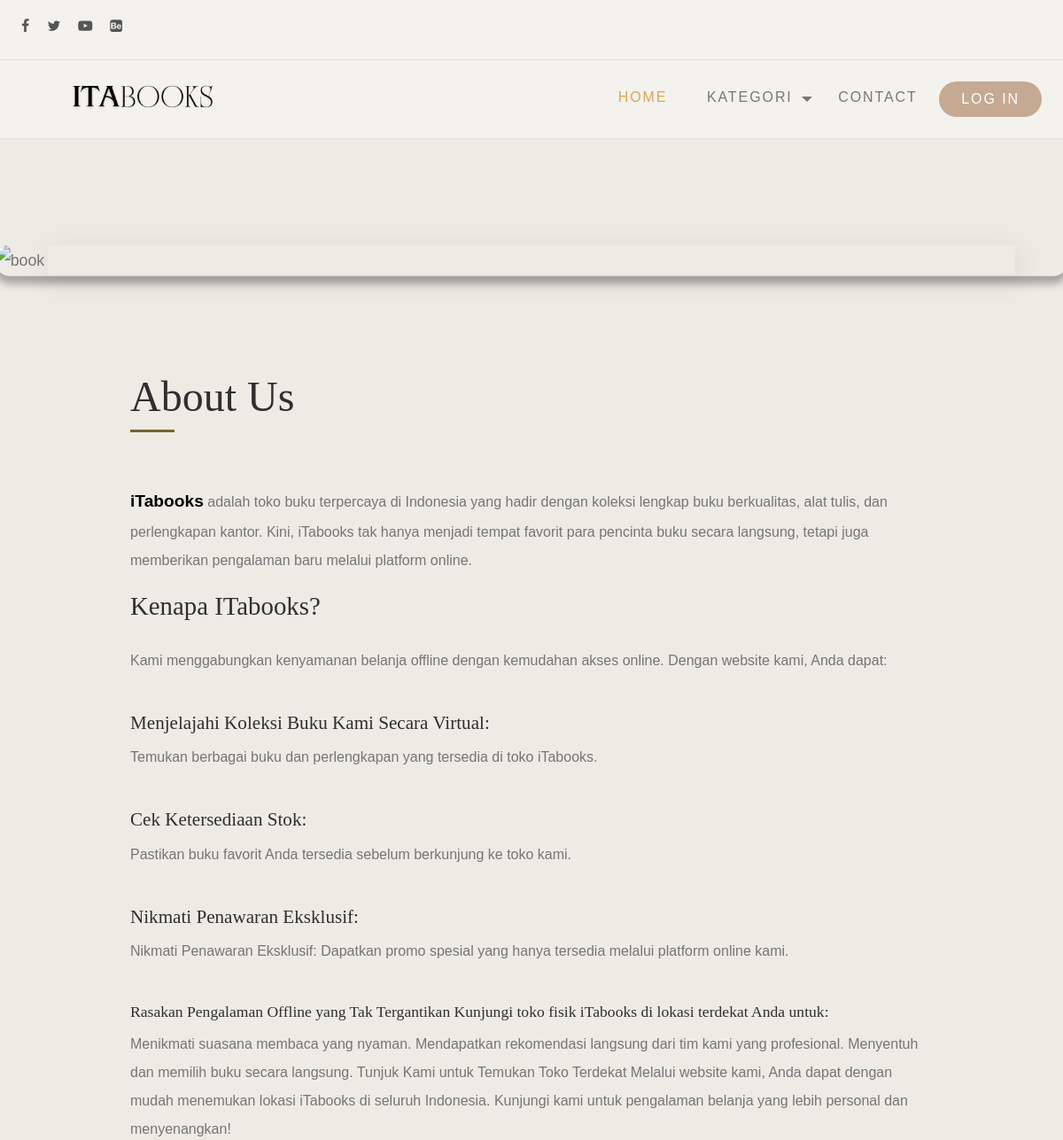
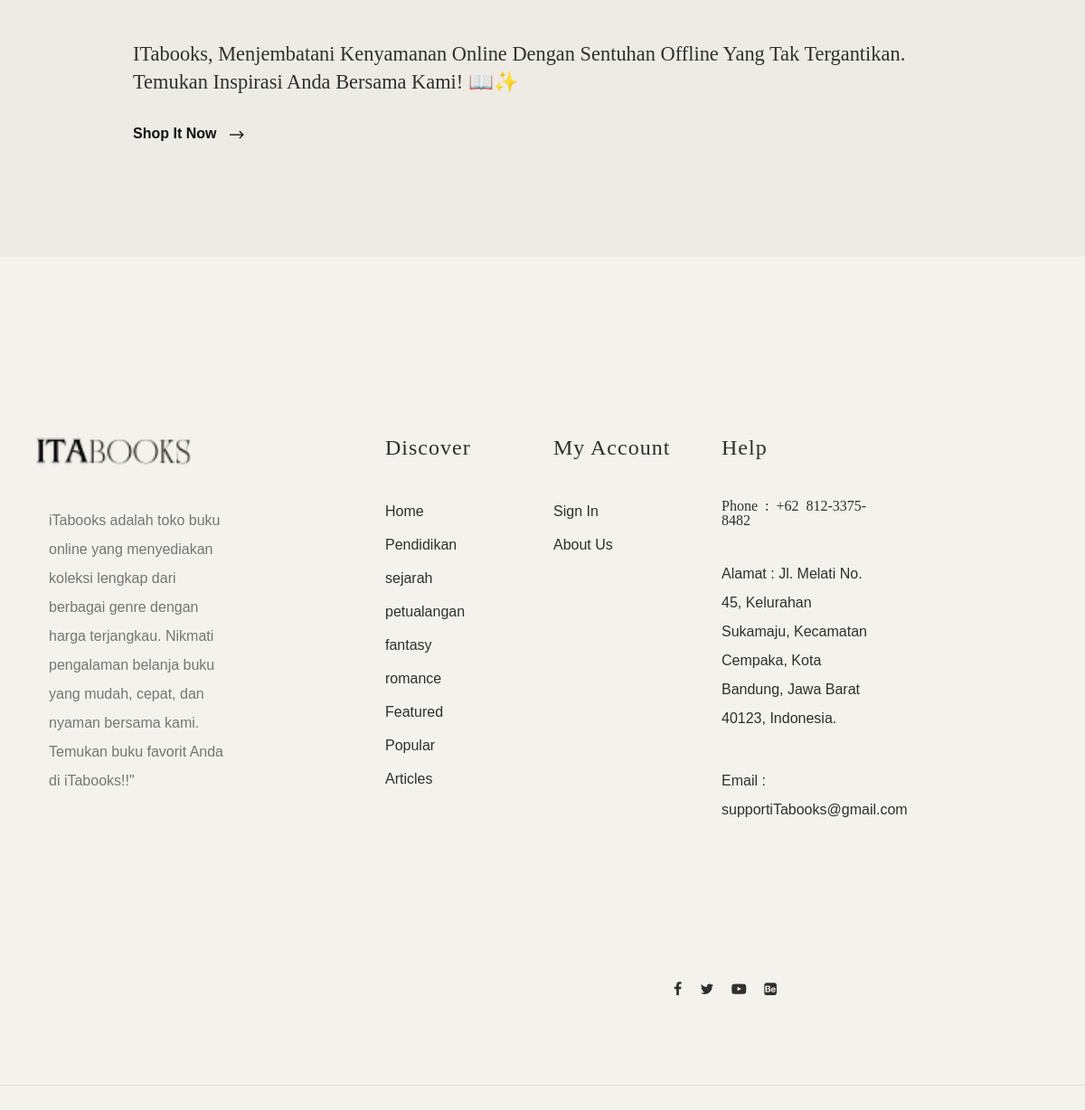
The page /index.php/home/about on the database its author committed (2 pictures, top to bottom).
### tables this page shows
CREATE TABLE `konfigurasi` (
  `id_konfigurasi` int(11) NOT NULL,
  `judul_website` varchar(200) NOT NULL,
  `profil_website` text NOT NULL,
  `instagram` varchar(100) NOT NULL,
  `facebook` varchar(100) NOT NULL,
  `email` varchar(100) NOT NULL,
  `alamat` varchar(150) NOT NULL,
  `no_wa` varchar(30) NOT NULL
);

CREATE TABLE `kategori` (
  `id_kategori` int(11) NOT NULL,
  `nama_kategori` varchar(200) NOT NULL
);

### application/controllers/home.php (called while the page is built, shortened)
<?php
class home extends CI_Controller {
    public function __construct(){
		$this->load->helper('form');
			$this->load->model('konten_model');
			$this->load->library('cart');
    }
	public function about()
	{
		$this->db->from('konfigurasi');
		$konfig = $this->db->get()->row();
		$this->db->from('kategori');
		$kategori = $this->db->get()->result_array();
		$this->db->from('berita a');
        $this->db->join('kategori b', 'a.id_kategori = b.id_kategori', "left");
        $this->db->order_by('tanggal', 'DESC');
        $berita = $this->db->get()->result_array();
		$this->db->from('populer a');
        $this->db->join('kategori b','a.id_kategori=b.id_kategori',"left");
        $this->db->order_by('tanggal','DESC');
        $populer = $this->db->get()->result_array();
		$this->db->from('konten a');
		$this->db->join('kategori b', 'a.id_kategori=b.id_kategori', "left");
		$this->db->join('user c', 'a.username=c.username', "left");
		$this->db->order_by('tanggal', 'DESC');
		$konten = $this->db->get()->result_array();
		$data = array(
			'judul' => "About Us | Nashwa",
			'konfig' => $konfig,
			'kategori' => $kategori,
			'konten' => $konten,
			'berita'=> $berita,
			'populer' => $populer,
		);
		$this->load->view('about', $data);
	}
}

### index.php (called while the page is built, shortened)
<?php
require_once BASEPATH.'core/CodeIgniter.php';

### application/views/about.php (the view, shortened to what this page needs)
<!DOCTYPE html>
<html lang="en">
<head>
	<link href="https://cdn.jsdelivr.net/npm/bootstrap@5.3.1/dist/css/bootstrap.min.css" rel="stylesheet"
>
	<link rel="stylesheet" type="text/css" href="<?= base_url('assets/front')?>/css/normalize.css">
	<link rel="stylesheet" type="text/css" href="<?= base_url('assets/front')?>/icomoon/icomoon.css">
	<link rel="stylesheet" type="text/css" href="<?= base_url('assets/front')?>/css/vendor.css">
	<link rel="stylesheet" type="text/css" href="<?= base_url('assets/front')?>/style.css">
</head>
<body data-bs-spy="scroll" data-bs-target="#header" tabindex="0">
	<div id="header-wrap">
		<div class="top-content">
			<div class="container-fluid">
				<div class="row">
					<div class="col-md-6">
						<div class="social-links">
							<ul>
								<li>
									<a href="#"><i class="icon icon-facebook"></i></a>
								</li>
								<li>
									<a href="#"><i class="icon icon-twitter"></i></a>
								</li>
								<li>
									<a href="#"><i class="icon icon-youtube-play"></i></a>
								</li>
								<li>
									<a href="#"><i class="icon icon-behance-square"></i></a>
								</li>
							</ul>
						</div>
					</div>
					<div class="col-md-6">
					</div>
				</div>
			</div>
		</div>
		<header id="header">
			<div class="container-fluid">
				<div class="row">
 					<div class="col-md-2">
						<div class="main-logo">
							<img src="<?= base_url('assets/front')?>/images/logoita.png" alt="logo" class="footer-logo " style="margin-left: 50px;">
						</div>
					</div>
					<div class="col-md-10">
						<nav id="navbar">
							<div class="main-menu stellarnav">
								<ul class="menu-list">
									<li class="menu-item active"><a href="<?= base_url('home')?>">Home</a></li>
									<li class="menu-item has-sub">
										<a href="#pages" class="nav-link">Kategori</a>
									</li>
									<li class="menu-item"><a href="#contact">Contact</a></li>
									<li class="menu-item"><a href="<?= base_url('auth')?>" class="btn btn-primary px-4 mt-1 text-white" style="border-radius: 25px">Log In</a></li>
								</ul>
							</div>
						</nav>
					</div>
				</div>
			</div>
		</header>
	</div>
	<section id="best-selling" class="leaf-pattern-overlay">
		<div class="container">
			<div class="row justify-content-center">
				<div class="col-md-12" style="width: 100%; height: auto;">
					<figure class="products-thumb" style="margin: 0; padding: 0;">
						<img src="<?= base_url('assets/front')?>/images/aboutUs.png"
							alt="book"
							class="single-image"
							style="width: 100%; height: auto; border-radius: 25px; box-shadow: 0 8px 8px rgba(0, 0, 0, 0.3); transition: transform 0.3s ease-in-out; transform: scale(1.11);">
					</figure>
					<br><br>
				</div>
						<div class="col-md-10">
							<div class="product-entry">
								<h2 class="section-title divider">About Us</h2>
								<div class="products-content">
									<div class="author-name"><big><b style="color: black;">iTabooks</b></big> adalah toko buku terpercaya di Indonesia yang hadir dengan koleksi lengkap buku berkualitas, alat tulis, dan perlengkapan kantor. Kini, iTabooks tak hanya menjadi tempat favorit para pencinta buku secara langsung, tetapi juga memberikan pengalaman baru melalui platform online.</div>
									<h3 class="item-title">Kenapa iTabooks?</h3>
									<p>Kami menggabungkan kenyamanan belanja offline dengan kemudahan akses online. Dengan website kami, Anda dapat:</p>
									<p>
										<blockquote>
											<big><h4>Menjelajahi Koleksi Buku Kami Secara Virtual:</h4></big>
											<p>Temukan berbagai buku dan perlengkapan yang tersedia di toko iTabooks.</p>
											<big><h4>Cek Ketersediaan Stok:</h4></big>
											<p>Pastikan buku favorit Anda tersedia sebelum berkunjung ke toko kami.</p>
											<big><h4> Nikmati Penawaran Eksklusif:</h4></big>
										    <p>Nikmati Penawaran Eksklusif: Dapatkan promo spesial yang hanya tersedia melalui platform online kami.</p>
										</blockquote>
										<h4>Rasakan Pengalaman Offline yang Tak Tergantikan
										Kunjungi toko fisik iTabooks di lokasi terdekat Anda untuk:</h4>
										<p>Menikmati suasana membaca yang nyaman.
										Mendapatkan rekomendasi langsung dari tim kami yang profesional.
										Menyentuh dan memilih buku secara langsung.
										Tunjuk Kami untuk Temukan Toko Terdekat
										Melalui website kami, Anda dapat dengan mudah menemukan lokasi iTabooks di seluruh Indonesia.
										Kunjungi kami untuk pengalaman belanja yang lebih personal dan menyenangkan!</p>
									<h3>
									iTabooks, menjembatani kenyamanan online dengan sentuhan offline yang tak tergantikan.
									Temukan inspirasi Anda bersama kami! 📖✨</h3>
									<div class="btn-wrap">
										<a href="#" class="btn-accent-arrow">shop it now <i
												class="icon icon-ns-arrow-right"></i></a>
									</div>
								</div>
							</div>
						</div>
					</div>
				</div>
	</section>
<section id="contact" class="py-5 my-5">
	<footer id="footer">
		<div class="container">
			<div class="row">
				<div class="col-md-4">
					<div class="footer-item">
						<div class="company-brand">
							<img src="<?= base_url('assets/front')?>/images/logona.png" alt="logo" class="footer-logo" style="transform: scale(1.7)">
							<p><?= $konfig->profil_website; ?></p>
						</div>
					</div>
				</div>
				<div class="col-md-2">
					<div class="footer-menu">
						<h5>Discover</h5>
						<ul class="menu-list">
							<li class="menu-item">
								<a href="<?= base_url()?>">Home</a>
							</li>
							<?php foreach ($kategori as $kate) { ?>
								<li class="menu-item">
									<a href="<?= base_url('home/kategori/'.$kate['id_kategori'])?>"><?= $kate['nama_kategori']?></a>
								</li>
							<?php } ?>
							<li class="menu-item">
								<a href="<?= base_url()?>">Featured</a>
							</li>
							<li class="menu-item">
								<a href="<?= base_url()?>">Popular</a>
							</li>
							<li class="menu-item">
								<a href="<?= base_url()?>">Articles</a>
							</li>
						</ul>
					</div>
				</div>
				<div class="col-md-2">
					<div class="footer-menu">
						<h5>My account</h5>
						<ul class="menu-list">
							<li class="menu-item">
								<a href="<?= base_url('auth/login') ?>">Sign In</a>
							</li>
							<li class="menu-item">
								<a href="#">About Us</a>
							</li>
						</ul>
					</div>
				</div>
				<div class="col-md-2">
					<div class="footer-menu">
						<h5>Help</h5>
						<ul class="menu-list">
							<li class="icon icon-whatsapp">
								<a href="<?= $konfig->no_wa; ?>">Phone : +62 812-3375-8482</a>
							</li>
							<br>
							<li class="icon icon">
								<a href="<?= $konfig->alamat; ?>">Alamat : Jl. Melati No. 45, Kelurahan Sukamaju, Kecamatan Cempaka, Kota Bandung, Jawa Barat 40123, Indonesia.</a>
							</li>
							<br>
							<li class="email">
								<a href="<?= $konfig->email; ?>">Email : supportiTabooks@gmail.com</a>
							</li>
						</ul>
						<br><br><br><br>
						<div class="col-md-6">
								<div class="social-links align-right">
									<ul>
										<li>
											<a href="<?= $konfig->instagram; ?>"><i class="icon icon-facebook"></i></a>
										</li>
										<li>
											<a href="<?= $konfig->instagram; ?>"><i class="icon icon-twitter"></i></a>
										</li>
										<li>
											<a href="#"><i class="icon icon-youtube-play"></i></a>
										</li>
										<li>
											<a href="#"><i class="icon icon-behance-square"></i></a>
										</li>
									</ul>
								</div>
							</div>
					</div>
				</div>
			</div>
		</div>
	</footer>
</section>
</body>
</html>

### assets/front/icomoon/icomoon.css (style rules this page uses)
[class^="icon-"], [class*=" icon-"] { font-family: 'icomoon' !important; speak: never; font-style: normal; font-weight: normal; font-variant: normal; text-transform: none; line-height: 1; -webkit-font-smoothing: antialiased; -moz-osx-font-smoothing: grayscale; }
.icon-ns-arrow-right:before { content: "\e90b"; }
.icon-twitter:before { content: "\f099"; }
.icon-facebook:before { content: "\f09a"; }
.icon-youtube-play:before { content: "\f16a"; }
.icon-behance-square:before { content: "\f1b5"; }

### rows shown on the page
konfigurasi: profil_website "iTabooks adalah toko buku online yang menyediakan koleksi lengkap dari berbagai genre dengan harga terjangkau. Nikmati pengalaman belanja buku yang mudah, cepat, dan nyaman bersama kami. Temukan buku favorit Anda di iTabooks!!\""
kategori: nama_kategori "Pendidikan"
kategori: nama_kategori "sejarah"
kategori: nama_kategori "petualangan"
kategori: nama_kategori "fantasy"
kategori: nama_kategori "romance"
